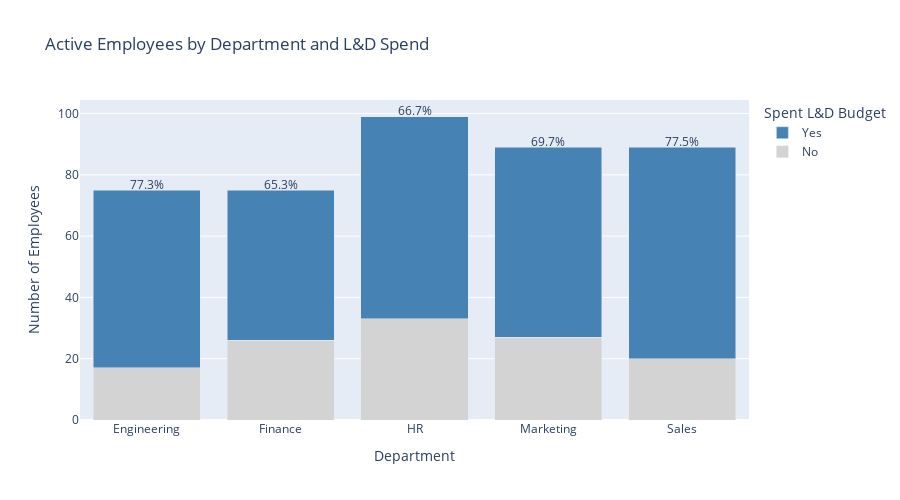

Notebook source saved alongside this figure:
### Markdown cell above
## Active Employees by Department and L&D Spend

### Code cell
active_emps = emp_combined[emp_combined["status"] == "Active"].copy()
active_emps["spend_flag"] = active_emps["ld_spend"] > 0
dept_plot = active_emps.groupby(["dept", "spend_flag"]).size().unstack(fill_value=0)
dept_plot["total"] = dept_plot[True] + dept_plot[False]
dept_plot["yes_pct"] = (dept_plot[True] / dept_plot["total"] * 100).round(1)

import plotly.graph_objects as go

fig5 = go.Figure()
fig5.add_trace(go.Bar(name='No', x=dept_plot.index, y=dept_plot[False], marker_color='lightgray'))
fig5.add_trace(go.Bar(name='Yes', x=dept_plot.index, y=dept_plot[True], marker_color='steelblue'))

for i, dept in enumerate(dept_plot.index):
    fig5.add_annotation(x=dept, y=dept_plot.loc[dept, "total"] + 2, text=f"{dept_plot.loc[dept, 'yes_pct']}%", showarrow=False)

fig5.update_layout(
    barmode='stack',
    title='Active Employees by Department and L&D Spend',
    xaxis_title='Department',
    yaxis_title='Number of Employees',
    legend_title='Spent L&D Budget',
    height=500
)
fig5.show()

### Figure 1 — Plotly figure (JSON) as saved in the notebook; plotly's stock layout.template omitted (floating-point values rounded to 4 significant figures)
{"data": [{"marker": {"color": "lightgray"}, "name": "No", "type": "bar", "x": ["Engineering", "Finance", "HR", "Marketing", "Sales"], "y": [17, 26, 33, 27, 20]}, {"marker": {"color": "steelblue"}, "name": "Yes", "type": "bar", "x": ["Engineering", "Finance", "HR", "Marketing", "Sales"], "y": [58, 49, 66, 62, 69]}], "layout": {"annotations": [{"showarrow": false, "text": "77.3%", "x": "Engineering", "y": 77}, {"showarrow": false, "text": "65.3%", "x": "Finance", "y": 77}, {"showarrow": false, "text": "66.7%", "x": "HR", "y": 101}, {"showarrow": false, "text": "69.7%", "x": "Marketing", "y": 91}, {"showarrow": false, "text": "77.5%", "x": "Sales", "y": 91}], "barmode": "stack", "height": 500, "legend": {"title": {"text": "Spent L&D Budget"}}, "title": {"text": "Active Employees by Department and L&D Spend"}, "xaxis": {"title": {"text": "Department"}}, "yaxis": {"title": {"text": "Number of Employees"}}}}
